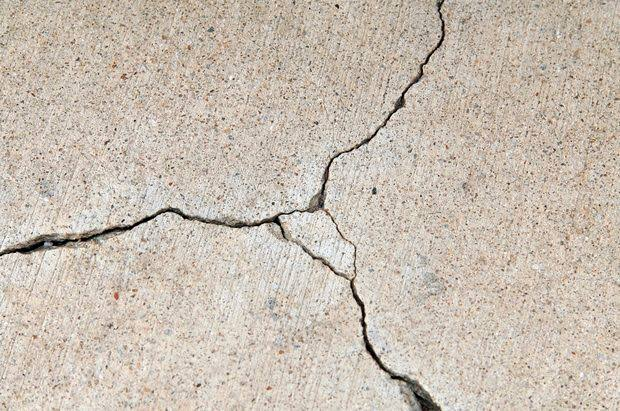
#> input picture img/Grietas/grietas_concreto.jpg, 620 x 411 px, found by its file name
$ python MedirLineas.py
#> lines starting #> are read from the running program, lines starting #| are printed output that depends on the picture; after the words box and inside, x2 and y2 are one past the last pixel; in counts of white or black regions, pixels touching at a corner belong together
# -*- coding: utf-8 -*-
"""
Created on Tue Jan 14 13:42:52 2020

@author: toshiba

Tema: Dibujar contorno a todas las Líneas, medir cada linea y obtener el promedio de todas.
"""
import cv2
import numpy as np
#from matplotlib import pyplot as plt


umbral = 150
radio = 3
kernel_size = 3

contador=0
acumulador=0
promedio=0
distancia=0
distancia02=0

imagen = cv2.imread('img\\Grietas\\grietas_concreto.jpg')
#> imagen is the input picture: shape (411, 620, 3); mean B, G, R 178.4, 190.6, 201.3
dst = cv2.fastNlMeansDenoisingColored(imagen, None, 10, 10, 7, 21) #Aplica filtro extra.
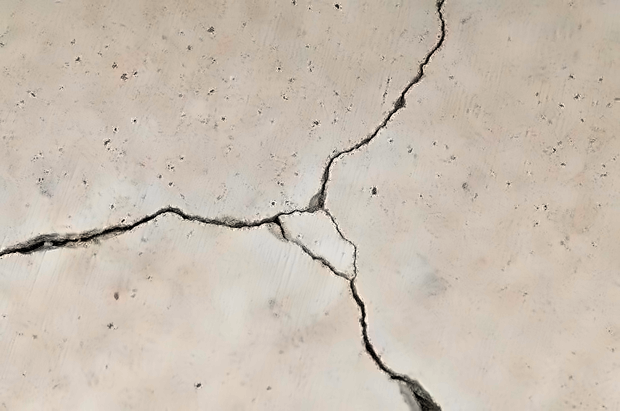
#> dst: shape (411, 620, 3); mean B, G, R 178.5, 191, 202
gray = cv2.cvtColor(dst, cv2.COLOR_BGR2GRAY)
bordes = cv2.GaussianBlur(gray, (3,3), 0) #Aplica filtro de distorsión a la imagen
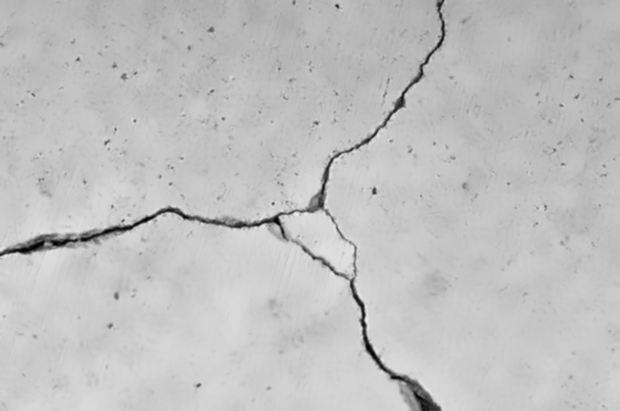
#> bordes: shape (411, 620); min 2, max 238, mean 192.8
bordes = cv2.Canny(bordes, umbral, umbral*radio, apertureSize = kernel_size)
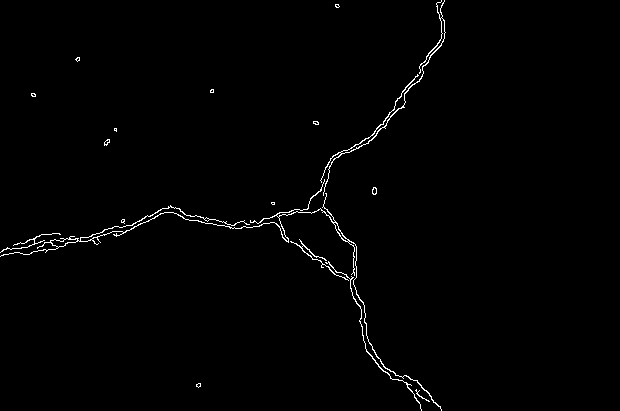
#> bordes: shape (411, 620); 0.99% white in thin lines or dots, all inside (x1, y1, x2, y2) = (0, 0, 446, 411)
#bordes = cv2.Canny(gray, 100, 200)
bordes = cv2.dilate(bordes, None, iterations=1)  # Dilata el contorno de las figuras
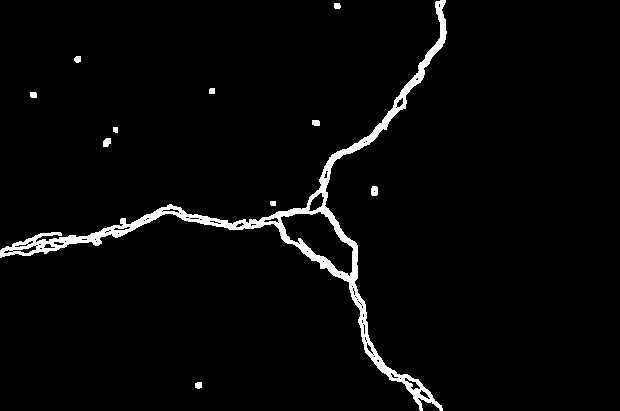
#> bordes: shape (411, 620); 3% white; 11 white regions, largest, box (x1, y1, x2, y2) and area: (0, 0, 447, 411) 7289, (371, 186, 378, 196) 64, (103, 138, 111, 147) 59
bordes = cv2.erode(bordes, None, iterations=1)  # Erosiona el contorno de las figuras
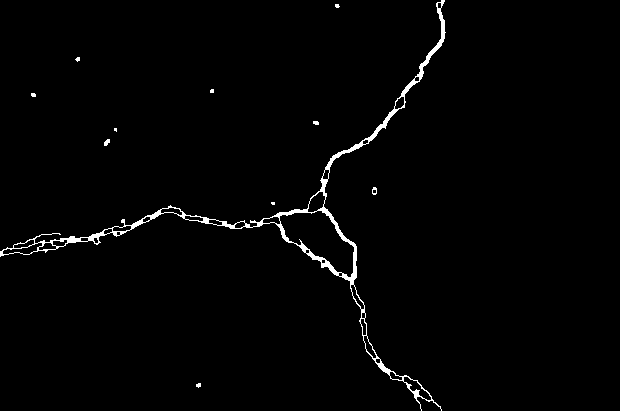
#> bordes: shape (411, 620); 1.5% white; 11 white regions (7 under 20 px)

contorno,hierachy = cv2.findContours(bordes, cv2.RETR_EXTERNAL, cv2.CHAIN_APPROX_SIMPLE)
#> contorno = 11 contours, 9 with area under 20; largest, box (x1, y1, x2, y2) and area: (0, 0, 446, 411) 6964, (372, 187, 377, 195) 25


for c in contorno:
    distancia = cv2.arcLength(c, True)
    distancia02 = int(distancia)/100

    if(distancia02 >= 10):
        cv2.drawContours(imagen, c, -1, (0,0,255), 2)

        contador = contador+1
        M = cv2.moments(c)

        if(M["m00"]==0): M["m00"] = 1
        cx = int(M["m10"] / M["m00"])
        cy = int(M["m01"] / M["m00"])
        cv2.putText(imagen, 'Distancia: '+str(distancia02)+'cm', (cx, cy-10), 1, 1, (255,0,0), 2)
        acumulador = acumulador + distancia02

        #obtener el ancho de cada línea.
        rect = cv2.minAreaRect(c)
        box = cv2.boxPoints(rect)
        box = np.int0(box)
        cv2.drawContours(imagen,[box],0,(255,0,0),2)

        (x, y), (width, height), angle = rect
        aspect_ratio = min(width, height) / max(width, height)
        asp_rat = round(width/10000, 3)
        cv2.putText(imagen, 'Ancho: '+str(asp_rat)+'cm', (cx+10,cy+65), 1, 1, (20,117,255), 2)
        cv2.putText(imagen, 'No.'+str(contador), (cx+10,cy+50), 1, 1, (255,0,255), 2)

        print("Ancho de línea ",contador,": ",asp_rat)
#> this loop made 11 passes
#> (distancia, distancia02, contador, cx, cy, acumulador, box, x) on pass 11: (1961.5, 19.61, 1, 291, 232, 19.61, [[440, 410], [-1, 405], [2, -4], [445, 0]], 221.9)
#> (distancia, distancia02) on passes 1 to 6: (14.24, 0.14), (9.41, 0.09), (19.66, 0.19), (19.07, 0.19), (9.41, 0.09), (14.83, 0.14)
#| Ancho de línea  1 :  0.041
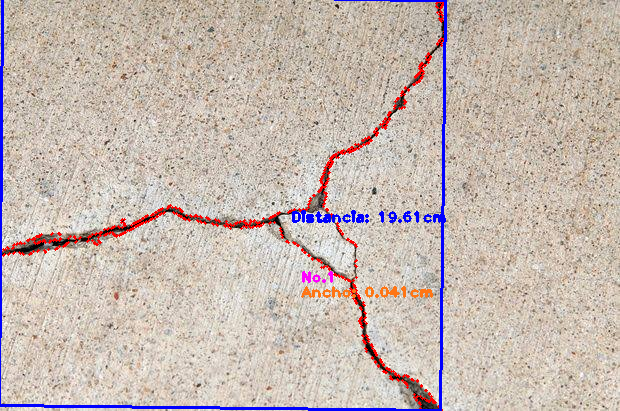
#> imagen: shape (411, 620, 3); 3.2% of pixels changed, all inside (x1, y1, x2, y2) = (0, 0, 447, 411)
#> after the loop, acumulador = 19.61; contador = 1

promedio = int(acumulador)/contador
#> promedio = 19

texto = 'No. Lineas encontrados: '+str(contador)
#> texto = 'No. Lineas encontrados: 1'
texto02 = 'Promedio: '+str(promedio)+'cm'
#> texto02 = 'Promedio: 19.0cm'
cv2.putText(imagen, texto, (10,20), cv2.FONT_HERSHEY_SIMPLEX, 0.7, (255,0,0), 2)
cv2.putText(imagen, texto02, (10,40), cv2.FONT_HERSHEY_SIMPLEX, 0.7, (255,0,0), 2)
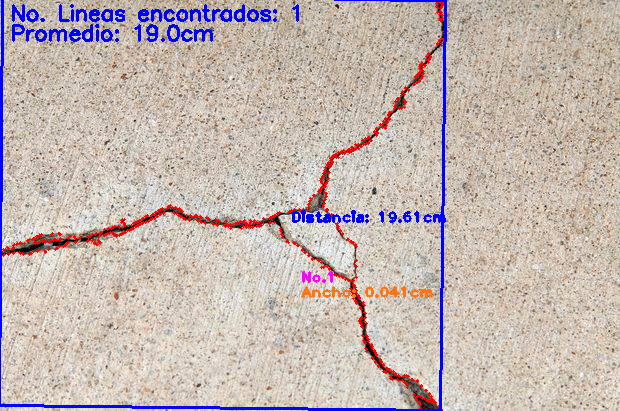
#> imagen: shape (411, 620, 3); mean B, G, R 179.1, 183.2, 196.9
print('No. de Objetos de la imagen: ', len(contorno))
#| No. de Objetos de la imagen:  11

cv2.imshow('imagen',imagen)
cv2.imshow('bordes',bordes)
